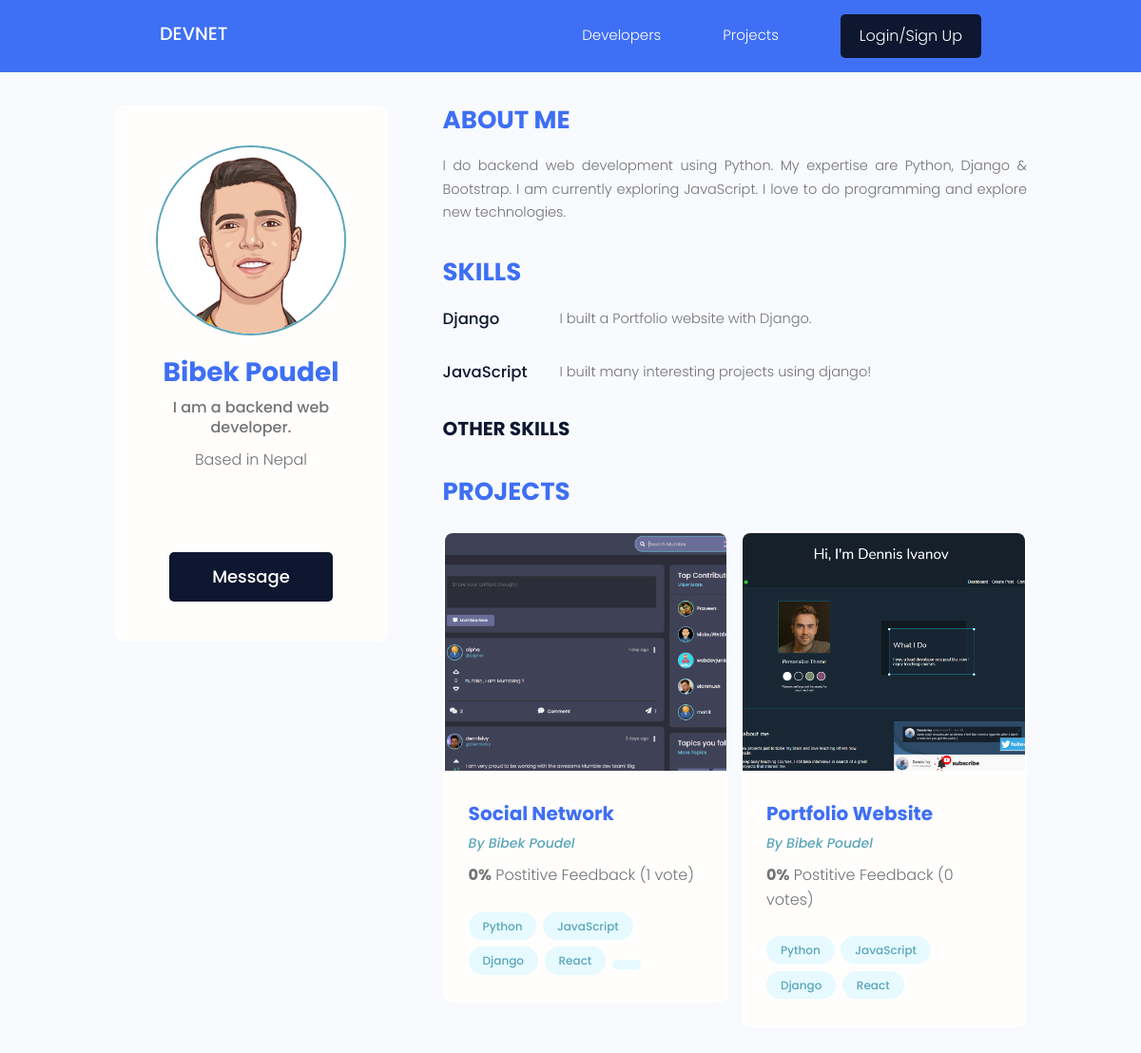
Screenshot of /profile/bed96959-50ba-42c1-8396-994d8a5a4248/ with the database file from the repository.
### users/models.py (models this page shows, shortened)
class Profile(models.Model):
    user = models.OneToOneField(User, on_delete=models.CASCADE, null=True, blank=True)
    name = models.CharField(max_length=200, blank=True, null=True)
    email = models.EmailField(max_length=500, blank=True, null=True)
    username = models.CharField(max_length=200, blank=True, null=True)
    location = models.CharField(max_length=200, blank=True, null=True)
    short_intro = models.CharField(max_length=200, null=True, blank=True)
    bio = models.TextField(blank=True, null=True)
    profile_image = models.ImageField(null=True, blank=True,upload_to='profile_images' ,default='profile_images/avatar.png')
    social_github = models.CharField(max_length=200, blank=True, null=True)
    social_twitter = models.CharField(max_length=200, blank=True, null=True)
    social_linkedin = models.CharField(max_length=200, blank=True, null=True)
    social_youtube = models.CharField(max_length=200, blank=True, null=True)
    social_website = models.CharField(max_length=200, blank=True, null=True)
    created = models.DateTimeField(auto_now_add=True)
    id = models.UUIDField(default=uuid.uuid4, unique=True, primary_key=True, editable=False)
    class Meta:
        ordering = [
            'created'
        ]

class Skill(models.Model):
    owner = models.ForeignKey(Profile , on_delete=models.CASCADE, null=True, blank=True)
    name = models.CharField(max_length=200, blank=True, null=True)
    description = models.TextField(null=True, blank=True)

### projects/models.py (models this page shows, shortened)
class Project(models.Model):
    owner = models.ForeignKey(Profile, on_delete=models.CASCADE, null=True, blank=True)
    title = models.CharField(max_length=200)
    description = models.TextField(null=True, blank=True)
    featured_image = models.ImageField(upload_to= 'featured_images', null=True, blank=True,default="featured_images/default.jpg")
    demo_link = models.CharField(max_length=2000, blank=True, null=True)
    source_link = models.CharField(max_length=2000, null=True, blank=True)
    vote_total = models.IntegerField(default=0, null=True, blank=True)
    vote_ratio = models.IntegerField(default=0, null=True, blank=True)
    tags = models.ManyToManyField('Tag', blank=True)
    created = models.DateTimeField(auto_now_add=True)
    id = models.UUIDField(default=uuid.uuid4, unique=True, primary_key=True, editable=False)
    class Meta:
        ordering = ['-vote_ratio', '-vote_total', 'title']

class Tag(models.Model):
    name = models.CharField(max_length=200)
    created = models.DateTimeField(auto_now_add=True)
    id = models.UUIDField(default=uuid.uuid4, unique=True, primary_key=True, editable=False)

### users/views.py (the view)
# urls.py: path('profile/<str:pk>/', views.userProfile, name='profile'),
def userProfile(request, pk):
    profile = Profile.objects.get(id=pk)
    topSkills = profile.skill_set.exclude(description__exact="")
    otherSkills = profile.skill_set.filter(description='')
    context={
'profile':profile, 'topSkills':topSkills, 'otherSkills':otherSkills
    }
    return render(request, 'users/user-profile.html', context)

### users/templates/users/user-profile.html (shortened to what this page needs)
{% extends 'main.html' %}
{% block content %}
<main class="profile my-md">
    <div class="container">
      <div class="layout">
        <div class="column column--1of3">
          <div class="card text-center">
            <div class="card__body dev">
              <img class="avatar avatar--xl" src="{{profile.profile_image.url}}" />
              <h2 class="dev__name">{{profile.name|title}}</h2>
              <p class="dev__title">{{profile.short_intro}}</p>
              <p class="dev__location">Based in {{profile.location}}</p>
              <ul class="dev__social">
              </ul>
              {% if request.user.profile.id != profile.id %}
              <a href="{% url 'create-message' profile.id%}" class="btn btn--sub btn--lg">Message </a>
              {% endif %}
            </div>
          </div>
        </div>
        <div class="column column--2of3">
          <div class="devInfo">
            <h3 class="devInfo__title">About Me</h3>
            <p class="devInfo__about">
              {{profile.bio}}
            </p>
          </div>
          <div class="devInfo">
            <h3 class="devInfo__title">Skills</h3>
            <div class="devInfo__skills">
                {% for skill in topSkills %}
              <div class="devSkill">
                <h4 class="devSkill__title">{{skill.name}}</h4>
                <p class="devSkill__info">
                  {{skill.description}}
                </p>
              </div>
              {% endfor %}
              <h3 class="devInfo__subtitle">Other Skills</h3>
            </div>
          </div>
          <div class="devInfo">
            <h3 class="devInfo__title">Projects</h3>
            <div class="grid grid--two">
{% for project in profile.project_set.all %}
              <div class="column">
                <div class="card project">
                  <a href="{% url 'project' project.id%}" class="project">
                    <img class="project__thumbnail" src="{{project.featured_image.url}}" alt="project thumbnail" />
                    <div class="card__body">
                      <h3 class="project__title">{{project.title}}</h3>
                      <p><a class="project__author" href="{% url 'profile' project.owner.id%}" >By {{project.owner.name}}</a></p>
                      <p class="project--rating">
                        <span style="font-weight: bold;">{{project.vote_ratio}}%</span> Postitive
                        Feedback ({{project.vote_total}} vote{{project.vote_total|pluralize:"s"}})
                      </p>
                      <div class="project__tags">
                          {% for tag in project.tags.all %}
                        <span class="tag tag--pill tag--main">
                          <small>{{tag.name}}</small>
                        </span>
                        {% endfor %}
                      </div>
                    </div>
                  </a>
                </div>
              </div>
{% endfor %}
            </div>
          </div>
        </div>
      </div>
    </div>
  </main>
{% endblock content %}

### static/css/app.css (style rules this page uses)
:root { --hue-color: 224; --color-sub: hsl(var(--hue-color), 89%, 60%); --color-light:white; --color-sub-light:hsl(var(--hue-color), 56%, 12%); }
.btn--sub { background-color: var(--color-sub-light); }
.card { border: 2px solid var(--color-light); }
img { width: 100%; }
.profile .card > .dev { padding: 4rem; }
.dev__name { color: var(--color-sub); font-size: 2.8rem; font-weight: 700; margin-top: 1rem; margin-bottom: 0.5rem; }
.dev__title { font-size: 1.6rem; font-weight: 500; line-height: 1.3; }
.dev__location { margin-top: 1rem; }
.dev__social { margin: 3rem 0; list-style: none; display: flex; justify-content: center; gap: 1.5rem; }
.devInfo { margin-bottom: 3rem; }
.devInfo__title, .devInfo__subtitle { font-size: 2.6rem; color: var(--color-sub); text-transform: uppercase; font-weight: 700; margin-bottom: 1.5rem; }
.devInfo__subtitle { font-size: 2rem; color: var(--color-sub-light); }
.devInfo__about, .devSkill__info { font-size: 1.45rem; line-height: 1.7; text-align: justify; }
.devSkill { margin-bottom: 3rem; }
.devSkill__title { font-size: 1.65rem; font-weight: 500; color: var(--color-sub-light); }
@media screen and (min-width: 700px) { .devSkill { display: flex; justify-content: space-between; gap: 3rem; } }
@media screen and (min-width: 700px) { .devSkill__info { flex-basis: 80%; } }
.project__author { font-size: 1.4rem; font-style: italic; }
.project--rating { margin-bottom: 1.6em; margin-top: .5em; }
.project__thumbnail { height: 25rem; object-fit: cover; object-position: top center; }
.project__title { font-size: 2rem; font-weight: 700; color: var(--color-sub); }

### static/uikit/styles/modules/_variables.css (style rules this page uses)
:root { --color-main: #5aa5b9; --color-main-light: #e6faff; --color-sub: #3f4156; --color-sub-light: #51546e; --color-sub-lighter: #ededfd; --color-text: #737373; --color-gray: #8b8b8b; --color-light: #e5e7eb; --color-light-gray: #767676; --color-bg: #f8fafd; --color-white: #fffefd; --color-white-light: #f3f3f3; --color-success: #359e64; --color-success-bg: #def8e8; --color-error: #fc4b0b; --color-error-bg: #fff2ee; --font-base: 'Poppins', arial, helvetica, 'Segoe UI', roboto, ubuntu, sans-serif; --font-monospace: 'Fira Code', 'Courier New', courier, monospace; --font-regular: 300; --font-medium: 500; --font-bold: 700; --generic-shadow: 1px 1px 5px #00000010; --generic-transition: all 0.3s ease-in-out; }

### static/uikit/styles/modules/_base.css (style rules this page uses)
* { margin: 0; padding: 0; box-sizing: border-box; text-rendering: optimizeLegibility; color: inherit; font-size: inherit; }
html { font-size: 50%; }
@media only screen and (min-width: 480px) { html { font-size: 56.25%; } }
@media only screen and (min-width: 1200px) { html { font-size: 62.5%; } }
body { line-height: 1.6; font-weight: 400; font-size: 1.5rem; color: var(--color-text); background-color: var(--color-bg); min-height: 100vh; }

### static/uikit/styles/modules/_typography.css (style rules this page uses)
* { font-family: var(--font-base); }
h2 { font-size: 3.6rem; font-weight: var(--font-bold); }
h3 { font-size: 3.2rem; font-weight: var(--font-medium); }
h4 { font-size: 2.8rem; font-weight: var(--font-medium); }
p, span, strong { font-size: 1.6rem; color: var(--color-text); font-weight: var(--font-regular); }
a { padding-bottom: 2px; text-decoration: none; display: inline-block; color: var(--color-main); font-weight: var(--font-medium); }

### static/uikit/styles/modules/_utilities.css (style rules this page uses)
.container { width: 92%; max-width: 165rem; margin: 0 auto; box-sizing: border-box; }
@media screen and (min-width: 1000px) { .container { width: 90%; } }
@media screen and (min-width: 1200px) { .container { width: 80%; } }
.text-center { text-align: center; }
.my-md { margin: 3rem auto; }

### static/uikit/styles/modules/_avatar.css (style rules this page uses)
.avatar { border-radius: 50%; border: 2px solid var(--color-main); object-fit: cover; }
.avatar--xl { height: 20rem; width: 20rem; }

### static/uikit/styles/modules/_button.css (style rules this page uses)
.btn { display: inline-block; position: relative; cursor: pointer; background-color: var(--color-light); font-weight: var(--font-medium); color: var(--color-sub); text-decoration: none; padding: 1rem 2rem; border-radius: 0.5rem; border: none; width: -webkit-fit-content; width: -moz-fit-content; width: fit-content; height: -webkit-fit-content; height: -moz-fit-content; height: fit-content; font-size: 1.6rem; outline-width: 0; outline-color: transparent; -webkit-backface-visibility: hidden; backface-visibility: hidden; transition: all 0.3s ease-in-out; }
.btn--sub { background-color: var(--color-sub); color: var(--color-white); }
.btn--lg { font-size: 1.8rem; padding: 1.2rem 4.5rem; }

### rows the page displays
Profile: profile_image (placeholder picture), name "Bibek Poudel", short_intro "I am a backend web developer.", location "Nepal", bio "I do backend web development using Python. My expertise are Python, Django & Bootstrap. I am currently exploring JavaScript. I love to do programming and explore new technologies."
Skill: name "Django", description "I built a Portfolio website with Django."
Skill: name "JavaScript", description "I built many interesting projects using django!"
Project: featured_image (picture), title "Social Network", owner.name "Bibek Poudel", vote_ratio "0", vote_total "1"
Tag: name "Python"
Tag: name "JavaScript"
Tag: name "Django"
Tag: name "React"
Project: featured_image (picture), title "Portfolio Website", owner.name "Bibek Poudel", vote_ratio "0", vote_total "0"
